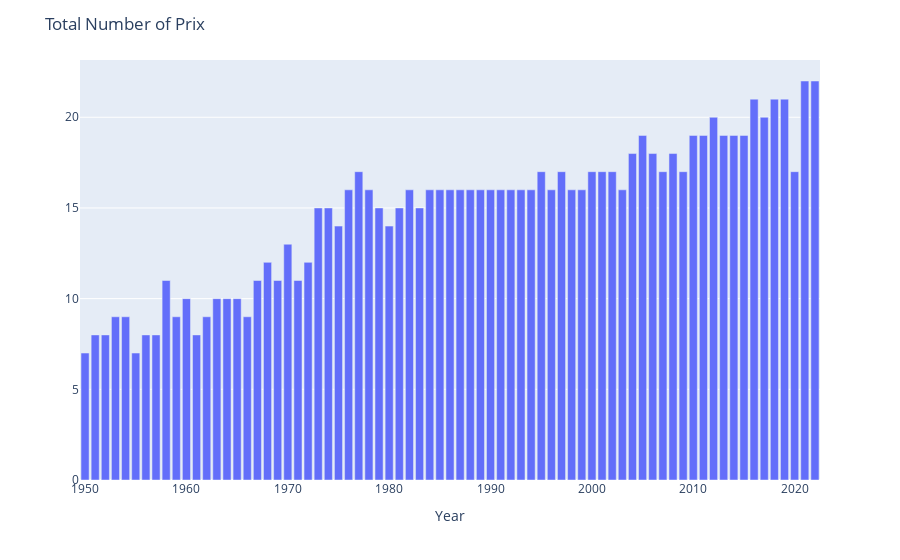

Write notebook code for a chart like this one.
### Code cell
race_number = race_details['year'].value_counts()
fig = px.bar(x=race_number.index, y=race_number.values, labels={'x':'Year', 'y':''})
fig.update_layout(title='Total Number of Prix')
fig.show()

### Figure 1 — Plotly figure (JSON) as saved in the notebook; plotly's stock layout.template omitted (floating-point values rounded to 4 significant figures)
{"data": [{"alignmentgroup": "True", "hovertemplate": "Year=%{x}<br>=%{y}<extra></extra>", "legendgroup": "", "marker": {"color": "#636efa", "pattern": {"shape": ""}}, "name": "", "offsetgroup": "", "orientation": "v", "showlegend": false, "textposition": "auto", "type": "bar", "x": [2022, 2021, 2019, 2018, 2016, 2017, 2012, 2013, 2010, 2011, 2005, 2014, 2015, 2008, 2006, 2004, 2002, 1977, 1997, 2000, 2001, 1995, 2007, 2009, 2020, 1993, 1989, 1991, 1992, 1990, 1999, 1994, 1996, 1998, 2003, 1987, 1988, 1986, 1978, 1984, 1982, 1985, 1976, 1983, 1981, 1979, 1974, 1973, 1980, 1975, 1970, 1968, 1972, 1958, 1967, 1971, 1969, 1965, 1964, 1963, 1960, 1966, 1962, 1959, 1954, 1953, 1952, 1951, 1956, 1957, 1961, 1955, 1950], "xaxis": "x", "y": [22, 22, 21, 21, 21, 20, 20, 19, 19, 19, 19, 19, 19, 18, 18, 18, 17, 17, 17, 17, 17, 17, 17, 17, 17, 16, 16, 16, 16, 16, 16, 16, 16, 16, 16, 16, 16, 16, 16, 16, 16, 16, 16, 15, 15, 15, 15, 15, 14, 14, 13, 12, 12, 11, 11, 11, 11, 10, 10, 10, 10, 9, 9, 9, 9, 9, 8, 8, 8, 8, 8, 7, 7], "yaxis": "y"}], "layout": {"barmode": "relative", "legend": {"tracegroupgap": 0}, "margin": {"t": 60}, "title": {"text": "Total Number of Prix"}, "xaxis": {"anchor": "y", "domain": [0, 1], "title": {"text": "Year"}}, "yaxis": {"anchor": "x", "domain": [0, 1], "title": {"text": ""}}}}
